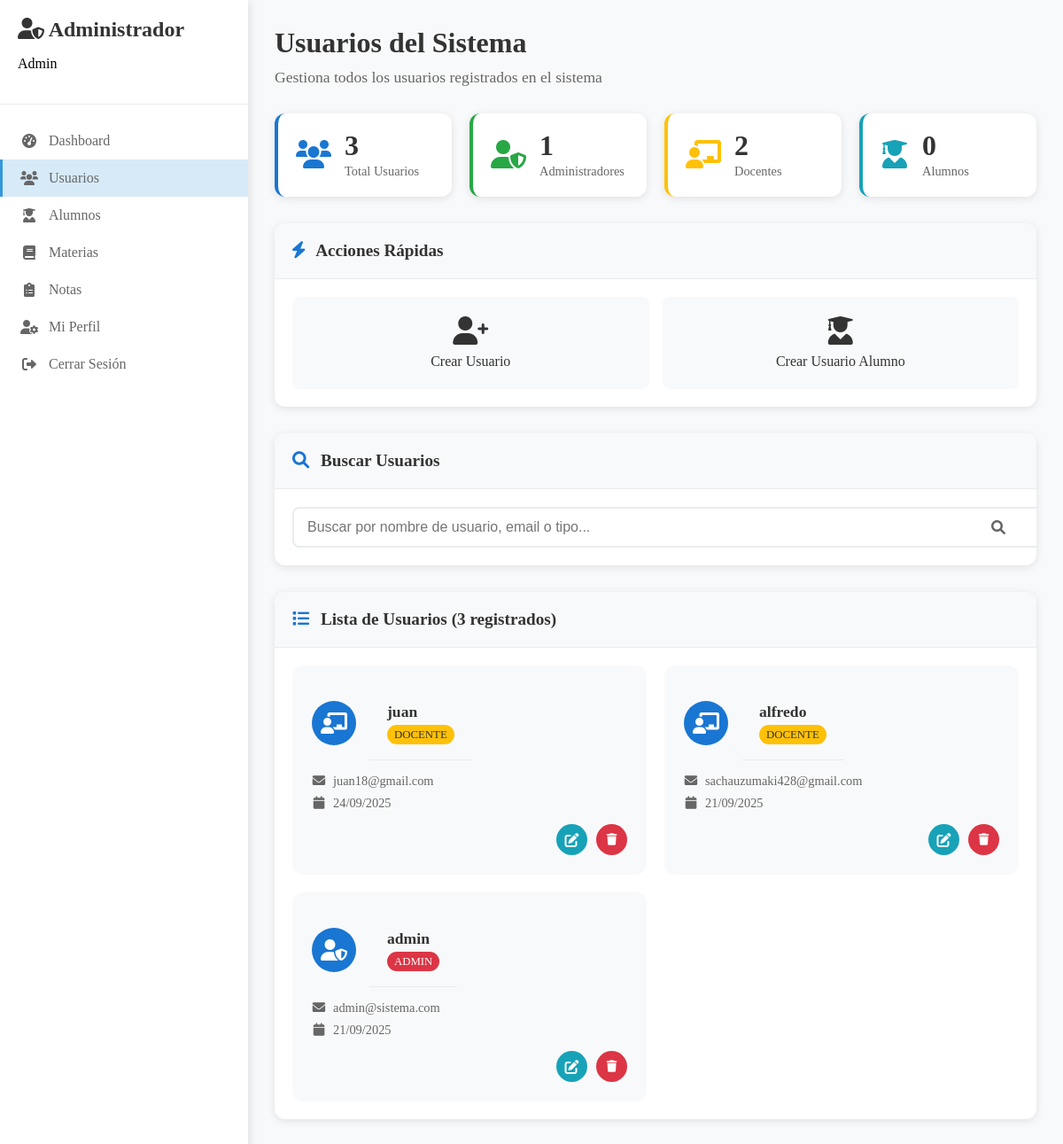
Page /admin/ver_usuarios (signed in) on the earlier database version.
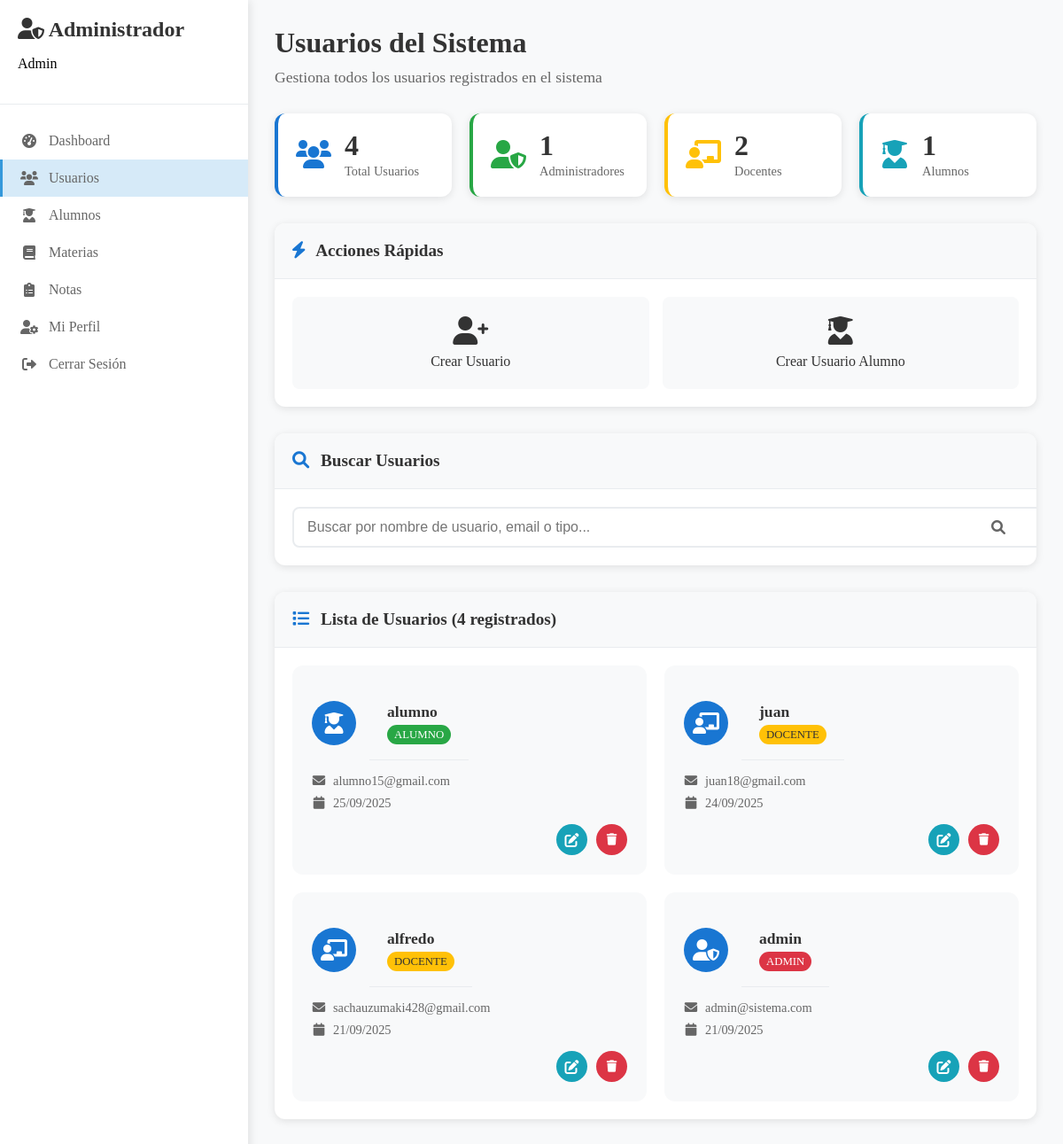
Same page on the later database version.
### app.py (models this page shows)
class Usuario(db.Model):
    id = db.Column(db.Integer, primary_key=True)
    username = db.Column(db.String(80), unique=True, nullable=False)
    email = db.Column(db.String(120), unique=True, nullable=False)
    password_hash = db.Column(db.String(120), nullable=False)
    tipo = db.Column(db.String(20), nullable=False)  # 'admin', 'docente' o 'alumno'
    fecha_creacion = db.Column(db.DateTime, default=datetime.utcnow)

### app.py (the view)
@app.route('/admin/ver_usuarios')
def admin_ver_usuarios():
    if not session.get('user_id') or session.get('tipo') != 'admin':
        return redirect(url_for('login'))
    usuarios = Usuario.query.order_by(Usuario.fecha_creacion.desc()).all()
    for usuario in usuarios:
        if usuario.fecha_creacion:
            usuario.fecha_creacion_formatted = usuario.fecha_creacion.strftime('%d/%m/%Y')
        else:
            usuario.fecha_creacion_formatted = 'N/A'
    total_usuarios = len(usuarios)
    admin_count = len([u for u in usuarios if u.tipo == 'admin'])
    docente_count = len([u for u in usuarios if u.tipo == 'docente'])
    alumno_count = len([u for u in usuarios if u.tipo == 'alumno'])
    return render_template('admin/ver_usuarios_moderno.html',
                         usuarios=usuarios,
                         total_usuarios=total_usuarios,
                         admin_count=admin_count,
                         docente_count=docente_count,
                         alumno_count=alumno_count)

### app.py (called while the page is built)
@app.context_processor
def inject_flash_cleanup():
    return dict()

### templates/admin/ver_usuarios_moderno.html (shortened to what this page needs)
<!DOCTYPE html>
<html lang="es">
<head>
    <link href="https://cdnjs.cloudflare.com/ajax/libs/font-awesome/6.0.0/css/all.min.css" rel="stylesheet">
</head>
<body>
<div class="admin-dashboard">
    <div class="sidebar">
        <div class="sidebar-header">
            <h2><i class="fas fa-user-shield"></i> Administrador</h2>
            <p>{{ session.nombre if session.nombre else 'Admin' }}</p>
        </div>
        <nav class="sidebar-nav">
            <a href="{{ url_for('admin_dashboard') }}" class="nav-item">
                <i class="fas fa-tachometer-alt"></i> Dashboard
            </a>
            <a href="{{ url_for('admin_ver_usuarios') }}" class="nav-item active">
                <i class="fas fa-users"></i> Usuarios
            </a>
            <a href="{{ url_for('admin_ver_alumnos') }}" class="nav-item">
                <i class="fas fa-user-graduate"></i> Alumnos
            </a>
            <a href="{{ url_for('admin_ver_materias') }}" class="nav-item">
                <i class="fas fa-book"></i> Materias
            </a>
            <a href="{{ url_for('admin_ver_notas') }}" class="nav-item">
                <i class="fas fa-clipboard-list"></i> Notas
            </a>
            <a href="{{ url_for('admin_mi_perfil') }}" class="nav-item">
                <i class="fas fa-user-cog"></i> Mi Perfil
            </a>
            <a href="{{ url_for('logout') }}" class="nav-item">
                <i class="fas fa-sign-out-alt"></i> Cerrar Sesión
            </a>
        </nav>
    </div>
    <div class="main-content">
        <div class="content-header">
            <h1>Usuarios del Sistema</h1>
            <p>Gestiona todos los usuarios registrados en el sistema</p>
        </div>
        <div class="stats-grid">
            <div class="stat-card primary">
                <div class="stat-icon">
                    <i class="fas fa-users"></i>
                </div>
                <div class="stat-content">
                    <div class="stat-number">{{ total_usuarios }}</div>
                    <div class="stat-label">Total Usuarios</div>
                </div>
            </div>
            <div class="stat-card success">
                <div class="stat-icon">
                    <i class="fas fa-user-shield"></i>
                </div>
                <div class="stat-content">
                    <div class="stat-number">{{ admin_count }}</div>
                    <div class="stat-label">Administradores</div>
                </div>
            </div>
            <div class="stat-card warning">
                <div class="stat-icon">
                    <i class="fas fa-chalkboard-teacher"></i>
                </div>
                <div class="stat-content">
                    <div class="stat-number">{{ docente_count }}</div>
                    <div class="stat-label">Docentes</div>
                </div>
            </div>
            <div class="stat-card info">
                <div class="stat-icon">
                    <i class="fas fa-user-graduate"></i>
                </div>
                <div class="stat-content">
                    <div class="stat-number">{{ alumno_count }}</div>
                    <div class="stat-label">Alumnos</div>
                </div>
            </div>
        </div>
        <div class="actions-card">
            <div class="card-header">
                <h3><i class="fas fa-bolt"></i> Acciones Rápidas</h3>
            </div>
            <div class="card-body">
                <div class="actions-grid">
                    <a href="{{ url_for('crear_usuario') }}" class="action-btn primary">
                        <i class="fas fa-user-plus"></i>
                        <span>Crear Usuario</span>
                    </a>
                    <a href="{{ url_for('crear_usuario_alumno') }}" class="action-btn info">
                        <i class="fas fa-user-graduate"></i>
                        <span>Crear Usuario Alumno</span>
                    </a>
                </div>
            </div>
        </div>
        <div class="search-card">
            <div class="card-header">
                <h3><i class="fas fa-search"></i> Buscar Usuarios</h3>
            </div>
            <div class="card-body">
                <div class="search-container">
                    <input type="text" id="searchUsuario" placeholder="Buscar por nombre de usuario, email o tipo..." class="search-input">
                    <i class="fas fa-search search-icon"></i>
                </div>
            </div>
        </div>
        <div class="users-card">
            <div class="card-header">
                <h3><i class="fas fa-list"></i> Lista de Usuarios ({{ usuarios|length }} registrados)</h3>
            </div>
            <div class="card-body">
                {% if usuarios %}
                <div class="users-grid">
                    {% for usuario in usuarios %}
                    <div class="user-card" data-usuario="{{ usuario.username|lower }}" data-email="{{ usuario.email|lower }}" data-tipo="{{ usuario.tipo|lower }}">
                        <div class="user-header">
                            <div class="user-avatar">
                                {% if usuario.tipo == 'admin' %}
                                    <i class="fas fa-user-shield"></i>
                                {% elif usuario.tipo == 'docente' %}
                                    <i class="fas fa-chalkboard-teacher"></i>
                                {% else %}
                                    <i class="fas fa-user-graduate"></i>
                                {% endif %}
                            </div>
                            <div class="user-info">
                                <h4>{{ usuario.username }}</h4>
                                <span class="user-type {{ usuario.tipo }}">{{ usuario.tipo|title }}</span>
                            </div>
                        </div>
                        <div class="user-details">
                            <div class="detail-item">
                                <i class="fas fa-envelope"></i>
                                <span>{{ usuario.email }}</span>
                            </div>
                            <div class="detail-item">
                                <i class="fas fa-calendar"></i>
                                <span>{{ usuario.fecha_creacion_formatted }}</span>
                            </div>
                        </div>
                        <div class="user-actions">
                            <a href="{{ url_for('editar_usuario', usuario_id=usuario.id) }}" class="btn-action edit">
                                <i class="fas fa-edit"></i>
                            </a>
                            <button onclick="eliminarUsuario({{ usuario.id }}, '{{ usuario.username }}')" class="btn-action delete">
                                <i class="fas fa-trash"></i>
                            </button>
                        </div>
                    </div>
                    {% endfor %}
                </div>
                {% endif %}
            </div>
        </div>
    </div>
</div>
</body>
</html>

Differences in the rows shown:
added Usuario: username "alumno", tipo "ALUMNO", email "alumno15@gmail.com", fecha_creacion_formatted "25/09/2025"
Other differences:
{{ total_usuarios }}: "3" → "4"
{{ alumno_count }}: "0" → "1"
{{ usuarios|length }}: "3" → "4"
